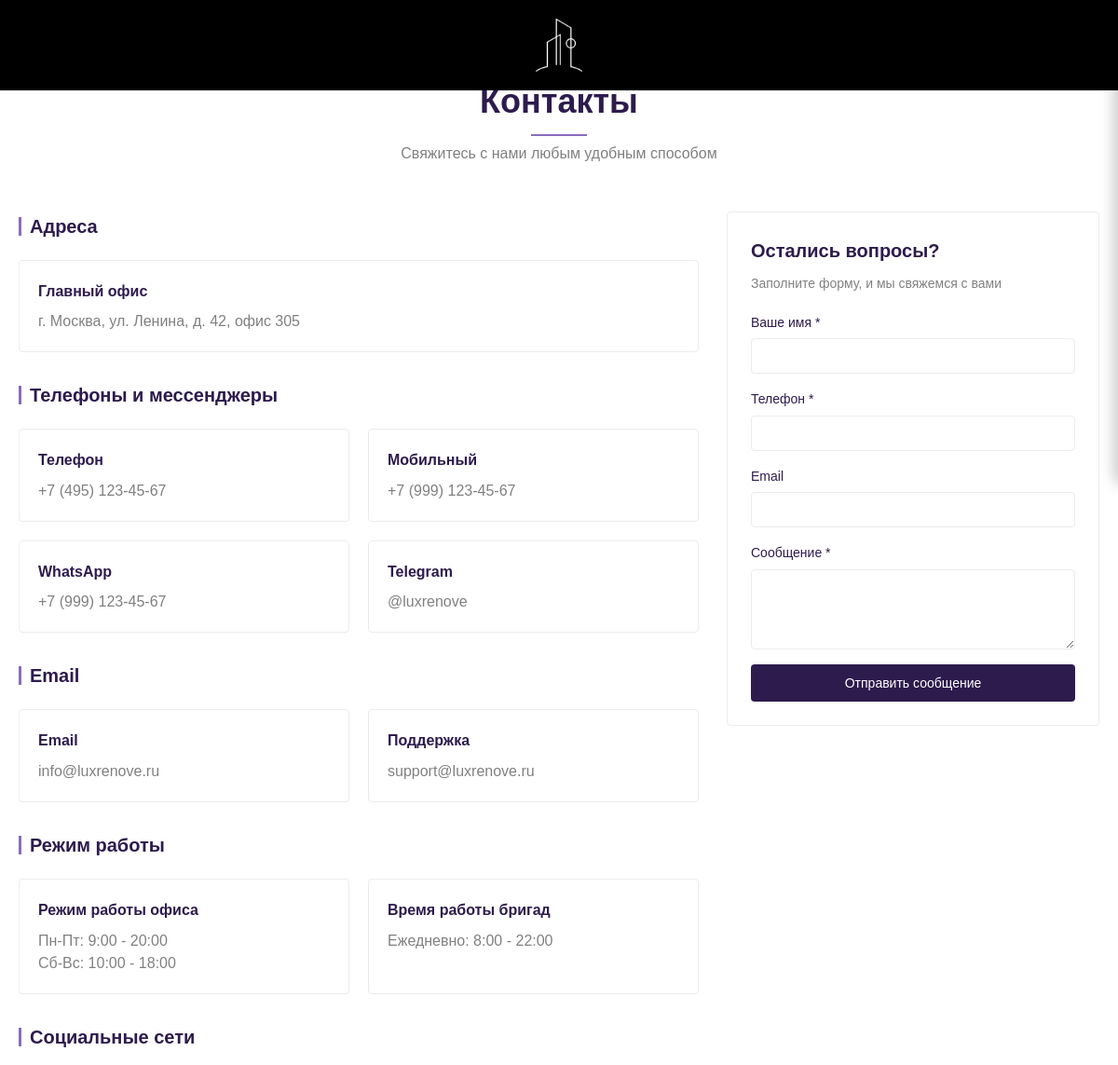
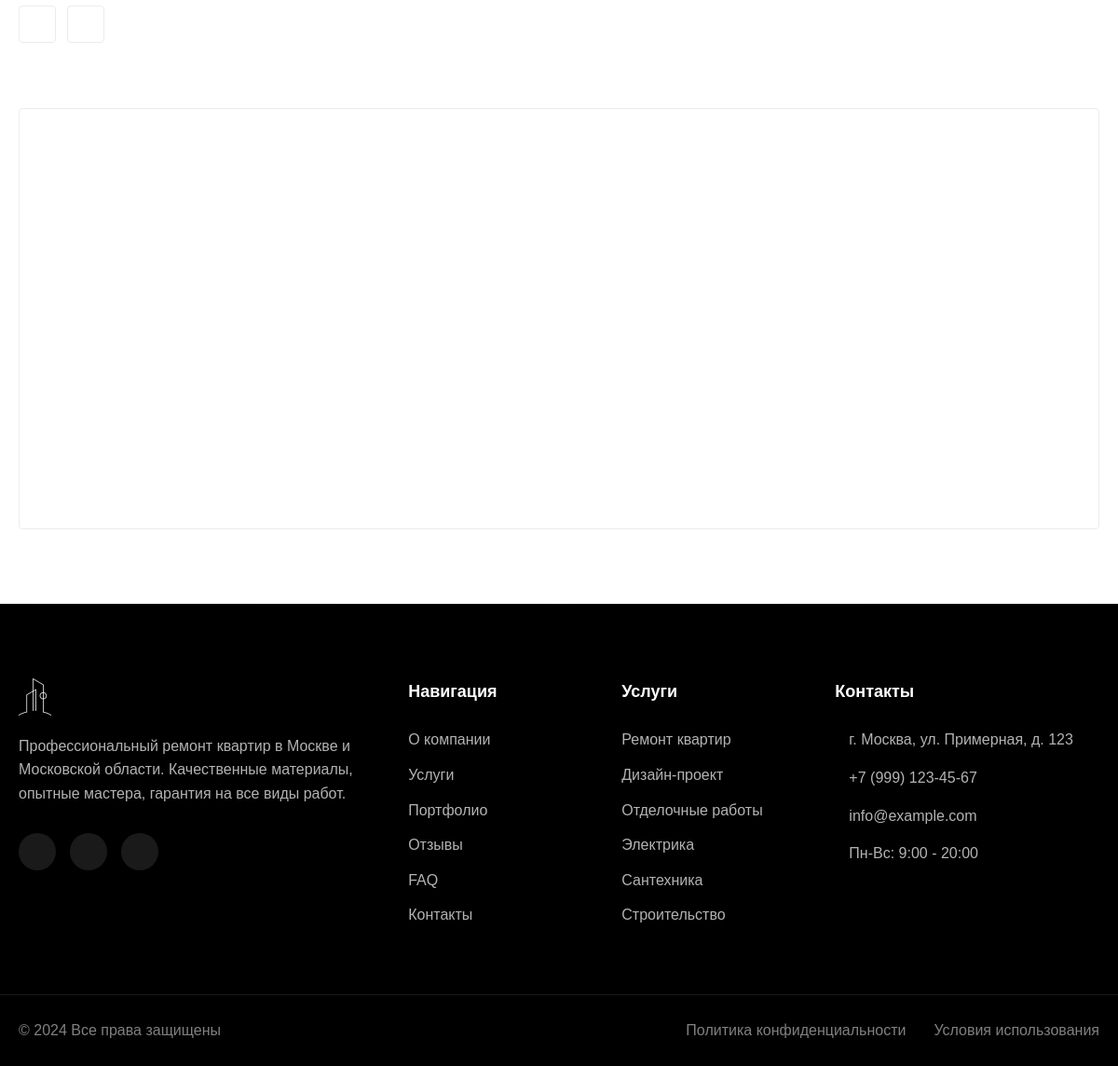
/contacts.php, run on the app's committed database (2 pictures, top to bottom).
### tables this page shows
CREATE TABLE IF NOT EXISTS contact_info (
    id INT AUTO_INCREMENT PRIMARY KEY,
    type ENUM('address', 'phone', 'email', 'social', 'schedule', 'messenger') NOT NULL,
    title VARCHAR(255) NOT NULL,
    value TEXT NOT NULL,
    icon VARCHAR(50),
    sort_order INT DEFAULT 0,
    status ENUM('active', 'inactive') DEFAULT 'active'
);

### contacts.php (the view, shortened to what this page needs)
<?php
require_once 'includes/db.php';
$stmt = $pdo->query("
    SELECT * FROM contact_info
    WHERE status = 'active'
    ORDER BY sort_order ASC
");
$contacts = $stmt->fetchAll(PDO::FETCH_ASSOC);
$grouped_contacts = [];
foreach ($contacts as $contact) {
    $grouped_contacts[$contact['type']][] = $contact;
}
include 'includes/header.php';
?>
<link rel="stylesheet" href="assets/css/main.css">
<link rel="stylesheet" href="assets/css/contacts.css">
<main class="contacts-page">
    <div class="container">
        <div class="contacts-page__header">
            <h1 class="contacts-page__title">Контакты</h1>
            <p class="contacts-page__subtitle">Свяжитесь с нами любым удобным способом</p>
        </div>
        <div class="contacts-page__content">
            <div class="contacts-page__info">
                <?php if (!empty($grouped_contacts['address'])): ?>
                    <div class="contacts-page__section">
                        <h2 class="contacts-page__section-title">Адреса</h2>
                        <div class="contacts-page__cards">
                            <?php foreach ($grouped_contacts['address'] as $address): ?>
                                <div class="contacts-page__card">
                                    <h3><?php echo htmlspecialchars($address['title']); ?></h3>
                                    <p><?php echo nl2br(htmlspecialchars($address['value'])); ?></p>
                                </div>
                            <?php endforeach; ?>
                        </div>
                    </div>
                <?php endif; ?>
                <?php if (!empty($grouped_contacts['phone']) || !empty($grouped_contacts['messenger'])): ?>
                    <div class="contacts-page__section">
                        <h2 class="contacts-page__section-title">Телефоны и мессенджеры</h2>
                        <div class="contacts-page__cards">
                            <?php if (!empty($grouped_contacts['phone'])): ?>
                                <?php foreach ($grouped_contacts['phone'] as $phone): ?>
                                    <div class="contacts-page__card">
                                        <h3><?php echo htmlspecialchars($phone['title']); ?></h3>
                                        <a href="tel:<?php echo preg_replace('/[^0-9+]/', '', $phone['value']); ?>">
                                            <?php echo htmlspecialchars($phone['value']); ?>
                                        </a>
                                    </div>
                                <?php endforeach; ?>
                            <?php endif; ?>
                            <?php if (!empty($grouped_contacts['messenger'])): ?>
                                <?php foreach ($grouped_contacts['messenger'] as $messenger): ?>
                                    <div class="contacts-page__card">
                                        <h3><?php echo htmlspecialchars($messenger['title']); ?></h3>
                                        <?php if ($messenger['icon'] === 'bxl-whatsapp'): ?>
                                            <a href="https://wa.me/<?php echo preg_replace('/[^0-9]/', '', $messenger['value']); ?>" target="_blank">
                                                <?php echo htmlspecialchars($messenger['value']); ?>
                                            </a>
                                        <?php else: ?>
                                            <a href="https://t.me/<?php echo ltrim($messenger['value'], '@'); ?>" target="_blank">
                                                <?php echo htmlspecialchars($messenger['value']); ?>
                                            </a>
                                        <?php endif; ?>
                                    </div>
                                <?php endforeach; ?>
                            <?php endif; ?>
                        </div>
                    </div>
                <?php endif; ?>
                <?php if (!empty($grouped_contacts['email'])): ?>
                    <div class="contacts-page__section">
                        <h2 class="contacts-page__section-title">Email</h2>
                        <div class="contacts-page__cards">
                            <?php foreach ($grouped_contacts['email'] as $email): ?>
                                <div class="contacts-page__card">
                                    <h3><?php echo htmlspecialchars($email['title']); ?></h3>
                                    <a href="mailto:<?php echo htmlspecialchars($email['value']); ?>">
                                        <?php echo htmlspecialchars($email['value']); ?>
                                    </a>
                                </div>
                            <?php endforeach; ?>
                        </div>
                    </div>
                <?php endif; ?>
                <?php if (!empty($grouped_contacts['schedule'])): ?>
                    <div class="contacts-page__section">
                        <h2 class="contacts-page__section-title">Режим работы</h2>
                        <div class="contacts-page__cards">
                            <?php foreach ($grouped_contacts['schedule'] as $schedule): ?>
                                <div class="contacts-page__card">
                                    <h3><?php echo htmlspecialchars($schedule['title']); ?></h3>
                                    <p><?php echo nl2br(htmlspecialchars($schedule['value'])); ?></p>
                                </div>
                            <?php endforeach; ?>
                        </div>
                    </div>
                <?php endif; ?>
                <?php if (!empty($grouped_contacts['social'])): ?>
                    <div class="contacts-page__section">
                        <h2 class="contacts-page__section-title">Социальные сети</h2>
                        <div class="contacts-page__social">
                            <?php foreach ($grouped_contacts['social'] as $social): ?>
                                <a href="<?php echo htmlspecialchars($social['value']); ?>"
                                   class="contacts-page__social-link"
                                   target="_blank">
                                </a>
                            <?php endforeach; ?>
                        </div>
                    </div>
                <?php endif; ?>
            </div>
            <div class="contacts-page__form-container">
                <div class="contacts-page__form-wrapper">
                    <h2 class="contacts-page__form-title">Остались вопросы?</h2>
                    <p class="contacts-page__form-subtitle">Заполните форму, и мы свяжемся с вами</p>
                    <form id="contactForm" class="contacts-page__form">
                        <div class="contacts-page__form-group">
                            <label for="name">Ваше имя *</label>
                            <input type="text" id="name" name="name" required>
                        </div>
                        <div class="contacts-page__form-group">
                            <label for="phone">Телефон *</label>
                            <input type="tel" id="phone" name="phone" required>
                        </div>
                        <div class="contacts-page__form-group">
                            <label for="email">Email</label>
                            <input type="email" id="email" name="email">
                        </div>
                        <div class="contacts-page__form-group">
                            <label for="message">Сообщение *</label>
                            <textarea id="message" name="message" rows="4" required></textarea>
                        </div>
                        <button type="submit" class="contacts-page__submit">
                            Отправить сообщение
                        </button>
                    </form>
                </div>
            </div>
        </div>
        <div class="contacts-page__map">
            <iframe
                src="https://www.google.com/maps/embed?pb=!1m18!1m12!1m3!1d2244.772477431928!2d37.618423!3d55.755819!2m3!1f0!2f0!3f0!3m2!1i1024!2i768!4f13.1!3m3!1m2!1s0x0%3A0x0!2zNTXCsDQ1JzIwLjkiTiAzN8KwMzcnMDYuMyJF!5e0!3m2!1sru!2sru!4v1620000000000!5m2!1sru!2sru"
                width="100%"
                height="450"
                style="border:0;"
                allowfullscreen=""
                loading="lazy">
            </iframe>
        </div>
    </div>
</main>
<?php
include 'includes/footer.php';
?>

### data on the page
contact_info: title "Главный офис", value "г. Москва, ул. Ленина, д. 42, офис 305"
contact_info: title "Телефон", value "+7 (495) 123-45-67"
contact_info: title "Мобильный", value "+7 (999) 123-45-67"
contact_info: title "WhatsApp", value "+7 (999) 123-45-67"
contact_info: title "Telegram", value "@luxrenove"
contact_info: title "Email", value "info@luxrenove.ru"
contact_info: title "Поддержка", value "support@luxrenove.ru"
contact_info: title "Режим работы офиса", value "Пн-Пт: 9:00 - 20:00 Сб-Вс: 10:00 - 18:00"
contact_info: title "Время работы бригад", value "Ежедневно: 8:00 - 22:00"
